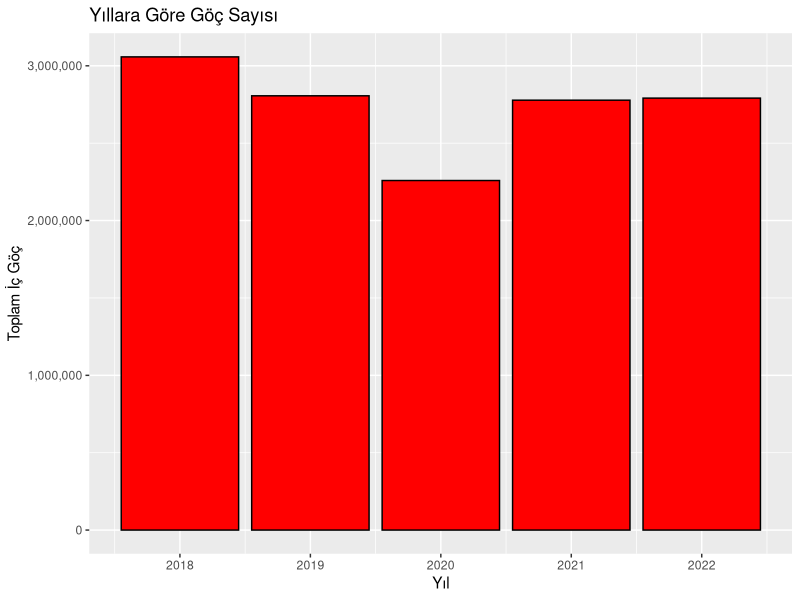
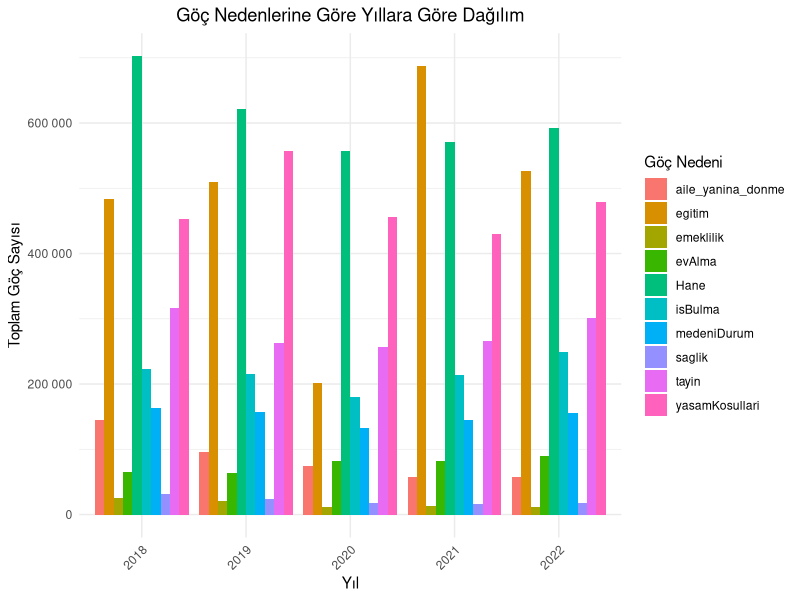
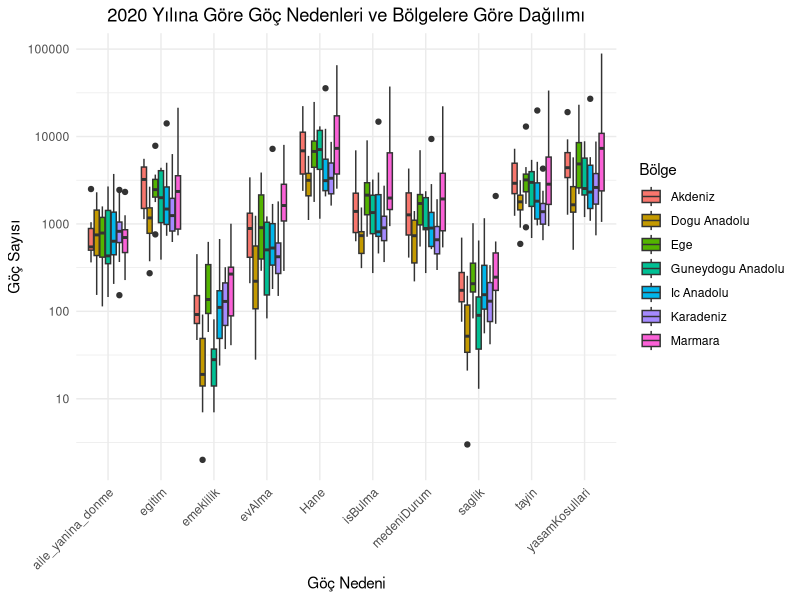
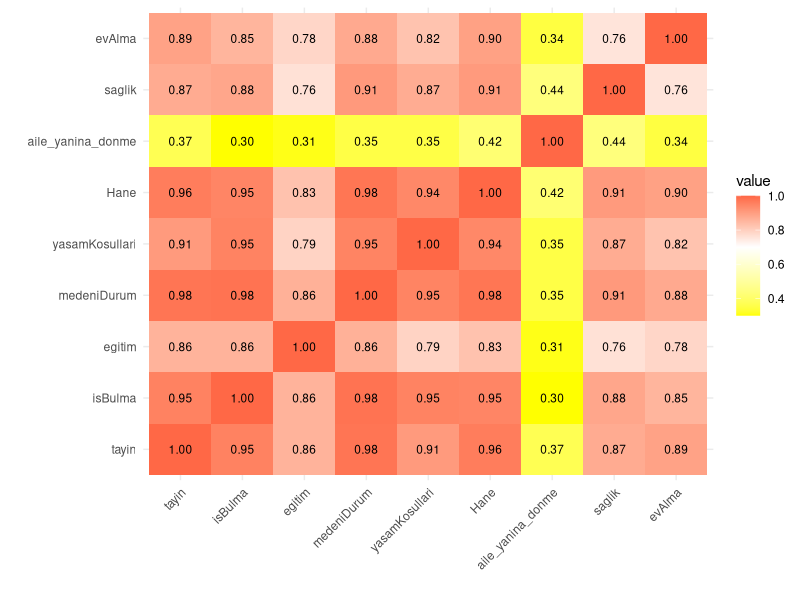
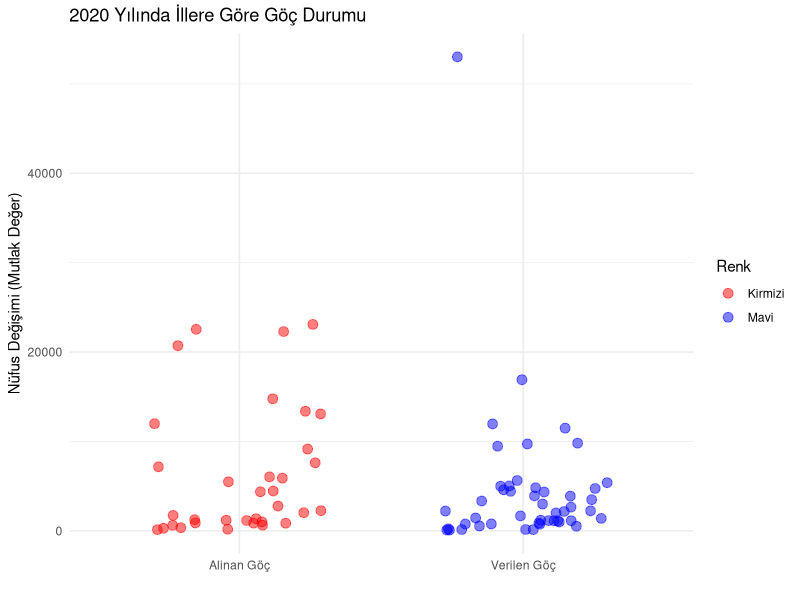
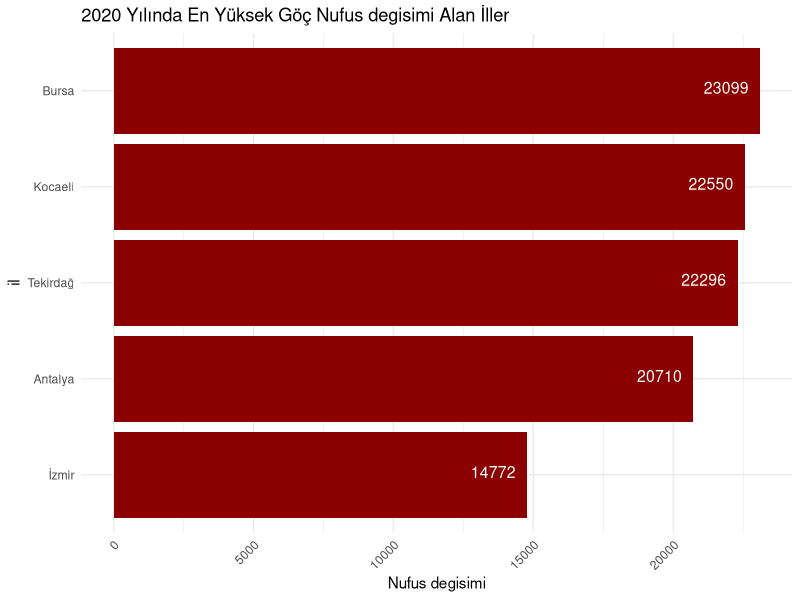
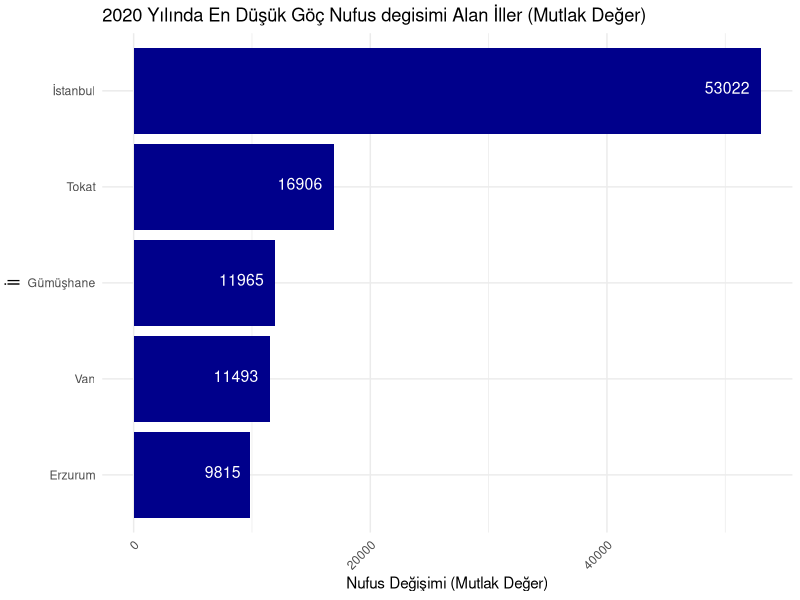

Recreate these plots in R, in order.
## ---- chunk 1
#| warning: false
#| code-summary: "Show the code"
#| code-fold: true
library(readxl)
library(ggplot2)
library(tidyverse)
library(dplyr)
library(knitr)
library(ggrepel)
library(reshape2)
library(gridExtra)
## ---- chunk 2
#| warning: false
#| code-summary: "Show the code"
#| code-fold: true
Sys.setlocale("LC_CTYPE", "turkish")
## ---- chunk 3
#| warning: false
#| code-summary: "Show the code"
#| code-fold: true
##exceldosyasını okuma
alinan_goc <- read_excel("goc_etme_nedenine_illerin_aldigi_goc.xlsx")
## ---- chunk 4
#| code-fold: true
#| code-summary: "Show the code"
##veri setinin ilk bir kaç satırını gösterme
head(alinan_goc)
## ---- chunk 5
#| code-fold: true
#| code-summary: "Show the code"
##alinan_goc veri çerçevesindeki veriyi daha "düzenli" bir formata dönüştürür ve new_tidy_data adında yeni bir veri seti oluşturur. Buradaki amaç, veriyi daha analiz edilebilir hale getirmek ve veri işleme sürecini kolaylaştırmaktır
##pivot_longer() fonksiyonu kullanılarak, veri çerçevesindeki sütunlar uzun formata dönüştürülür. Yani, her bir göç nedeni bir sütun yerine, il ve yil sütunları sabit kalacak şekilde, diğer sütunlar göç nedeni ve göç sayısı olacak şekilde yeniden yapılandırılır
##cols = -c(il, yil): il ve yil sütunları dışındaki tüm sütunlar işleme alınır names_to = "gocNedeni": Sütun adları, "gocNedeni" adında yeni bir sütuna dönüştürülür.
##mutate() fonksiyonu kullanılarak, "gocNedeni" sütunu karakter veri tipine dönüştürülür
##head() fonksiyonu kullanılarak, yeni oluşturulan new_tidy_data veri çerçevesinin ilk altı satırı ekrana yazdırılır

new_tidy_data <- alinan_goc %>%
  pivot_longer(cols = -c(il, yil), names_to = "gocNedeni", values_to = "gocSayisi") %>%
  mutate(gocNedeni = as.character(gocNedeni))
head(new_tidy_data)
## ---- chunk 6
#| code-fold: true
#| code-summary: "Show the code"
##veri setindeki sütun adlarını döndürür
colnames(new_tidy_data)

## ---- chunk 7
#| code-fold: true
#| code-summary: "Show the code"
##new_tidy_data veri setindeki her sütundaki eksik değerlerin sayısını hesaplama
colSums(is.na(new_tidy_data))
## ---- chunk 8
#| code-fold: true
#| code-summary: "Show the code"
##data setinin yapısını özetleme
str(new_tidy_data)
## ---- chunk 9
#| code-fold: true
#| code-summary: "Show the code"
##new_tidy_data veri setindeki tekrarlanan satırların sayısını hesaplar.
sum(duplicated(new_tidy_data))
## ---- chunk 10
#| code-fold: true
#| code-summary: "Show the code"
##new_tidy_data veri setindeki "gocSayisi" adlı sütunun özet istatistikleri hesaplanır
summary(new_tidy_data$gocSayisi)
## ---- chunk 11
#| code-fold: true
#| code-summary: "Show the code"
##new_tidy_data veri setindeki verileri gocSayisi sütununa göre sıralama ve ilk altı satırını ekrana yazdırma
new_tidy_data %>% arrange(gocSayisi) %>% head()
## ---- chunk 12
#| code-fold: true
#| code-summary: "Show the code"
##new_tidy_data veri setindeki verileri gocSayisi sütununa göre azalan sıraya göre sıralama ve ilk altı satırını ekrana yazdırma
new_tidy_data %>% arrange(desc(gocSayisi)) %>% head()
## ---- chunk 13
#| code-fold: true
#| code-summary: "Show the code"
## new_tidy_data veri setindeki veriler arasından gocSayisi sütunundaki en yüksek 10 değerigösterme
new_tidy_data %>% top_n(10, gocSayisi)
## ---- chunk 14
#| code-fold: true
#| code-summary: "Show the code"
library(ggplot2)

veri <- data.frame( Yil = c(2018,2019,2020,2021,2022),
                    Toplam_Ic_Goc = c(3057606,2806123,2258726,2777797,2791156))

ggplot(veri, aes( x = Yil, y = Toplam_Ic_Goc)) +
  geom_bar(stat = "identity" , fill = "red" , color = "black") +
  labs(title = "Yıllara Göre Göç Sayısı" , x = "Yıl" , y = "Toplam İç Göç") +
  scale_y_continuous(labels = scales::comma)
## ---- chunk 15
#| code-fold: true
#| code-summary: "Show the code"
##alinan_goc veri çerçevesindeki veriyi daha "düzenli" bir formata dönüştürür ve new_tidy_data adında yeni bir veri seti oluşturur. Buradaki amaç, veriyi daha analiz edilebilir hale getirmek ve veri işleme sürecini kolaylaştırmaktır
##pivot_longer() fonksiyonu kullanılarak, veri çerçevesindeki sütunlar uzun formata dönüştürülür. Yani, her bir göç nedeni bir sütun yerine, il ve yil sütunları sabit kalacak şekilde, diğer sütunlar göç nedeni ve göç sayısı olacak şekilde yeniden yapılandırılır
##cols = -c(il, yil): il ve yil sütunları dışındaki tüm sütunlar işleme alınır names_to = "gocNedeni": Sütun adları, "gocNedeni" adında yeni bir sütuna dönüştürülür.
##mutate() fonksiyonu kullanılarak, "gocNedeni" sütunu karakter veri tipine dönüştürülür
##head() fonksiyonu kullanılarak, yeni oluşturulan new_tidy_data veri çerçevesinin ilk altı satırı ekrana yazdırılır

new_tidy_data <- alinan_goc %>%
  pivot_longer(cols = -c(il, yil), names_to = "gocNedeni", values_to = "gocSayisi") %>%
  mutate(gocNedeni = as.character(gocNedeni))

## ---- chunk 16
#| code-fold: true
#| code-summary: "Show the code"
# Sys.setlocale("LC_CTYPE", "turkish")
# library(sf)
# library(ggplot2)
# library(dplyr)

#### 2. Shapefile Dosyasının Yüklenmesi:

# Shapefile dosyasının yolunu belirleme
# shapefile_path <- "C:/Users/goktu/Desktop/Migration/gadm36_TUR_shp/gadm41_TUR_1.shp"

# Shapefile dosyasını yükleme
# turkiye_sf <- st_read(shapefile_path)

#### 3. Verilerin Hazırlanması:

# Verilerin yüklenmesi
# nufus_degisim_verisi <- data.frame(
#   yil = c(2020, 2020, 2020, 2020, 2020, 2020, 2020, 2020, 2020, 2020, 2020, 2020, 2020, 2020, 2020, 2020, 2020, 2020, 2020, 2020, 2020, 2020, 2020, 2020, 2020, 2020, 2020, 2020, 2020, 2020, 2020, 2020, 2020, 2020, 2020, 2020, 2020, 2020, 2020, 2020, 2020, 2020, 2020, 2020, 2020, 2020, 2020, 2020, 2020, 2020, 2020, 2020, 2020, 2020, 2020, 2020, 2020, 2020, 2020, 2020, 2020, 2020, 2020, 2020, 2020, 2020, 2020, 2020, 2020, 2020, 2020, 2020, 2020, 2020, 2020, 2020, 2020, 2020, 2020, 2020, 2020),
#   il = c("Adana", "Adiyaman", "Afyonkarahisar", "Agri", "Amasya", "Ankara", "Antalya", "Artvin", "Aydin", "Balikesir", "Bilecik", "Bingol", "Bitlis", "Bolu", "Burdur", "Bursa", "Canakkale", "Cankiri", "Corum", "Denizli", "Diyarbakir", "Edirne", "Elazig", "Erzincan", "Erzurum", "Eskisehir", "Gaziantep", "Giresun", "Gumushane", "Hakkari", "Hatay", "Isparta", "Mersin", "Istanbul", "Izmir", "Kars", "Kastamonu", "Kayseri", "Kirklareli", "Kirsehir", "Kocaeli", "Konya", "Kutahya", "Malatya", "Manisa", "Kahramanmaras", "Mardin", "Mugla", "Mus", "Nevsehir", "Nigde", "Ordu", "Rize", "Sakarya", "Samsun", "Siirt", "Sinop", "Sivas", "Tekirdag", "Tokat", "Trabzon", "Tunceli", "Sanliurfa", "Usak", "Van", "Yozgat", "Zonguldak", "Aksaray", "Bayburt", "Karaman", "Kirikkale", "Batman", "Sirnak", "Bartin", "Ardahan", "Igdir", "Yalova", "Karabuk", "Kilis", "Osmaniye", "Duzce"),
#   nufus_degisim = c(1256, -773, -995, -9727, 894, 11997, 20710, -1443, 4459, 9154, -142, -1136, -2173, -1135, -2221, 23099, 2033, -2659, 621, 1164, -3891, -2012, -5637, -91, -9815, -157, 861, 286, -11965, -1194, 5895, -5026, 13083, -53022, 14772, -4742, -1151, 1733, 2256, -875, 22550, -4992, -3341, 869, 7170, 1360, 629, 13380, -4828, 351, -2239, 5492, -147, 6041, 7612, -3914, -778, -5395, 22296, -16906, -745, -520, -9474, -1672, -11493, -3495, -4350, -103, -3006, -230, -4424, 1005, -547, 144, -1130, 186, 4380, -4602, -1397, 2780, 1192)
# )

#### 4. İllerin Geometrik Merkezlerinin Bulunması:

# Shapefile ile veri çerçevesini birleştirme
# turkiye_veri <- turkiye_sf %>%
#   left_join(nufus_degisim_verisi, by = c("NAME_1" = "il"))

# NA değerlerini kaldırma
# turkiye_veri <- na.omit(turkiye_veri)

# Geometrik merkezlerin koordinatlarını çıkarma ve veri çerçevesine ekleme
# turkiye_centroids <- turkiye_veri %>%
#   st_centroid() %>%
#   st_as_sf()

# Geometrik merkezlerin koordinatlarını çıkarma
# turkiye_centroids_coords <- st_coordinates(turkiye_centroids)
# turkiye_centroids_df <- as.data.frame(turkiye_centroids_coords)
# turkiye_centroids_df$nufus_degisim <- turkiye_veri$nufus_degisim

#### 5. Haritanın Çizilmesi ve Noktaların Gösterilmesi:

# Haritanın oluşturulması
# ggplot(data = turkiye_sf) +
#   geom_sf() +  # Türkiye haritasını çizin
#   geom_point(data = turkiye_centroids_df, 
#              aes(x = X, y = Y, size = abs(nufus_degisim), color = nufus_degisim > 0), 
#              alpha = 0.7) +  # Noktaları ekleyin
#   scale_color_manual(values = c("TRUE" = "red", "FALSE" = "blue"), labels = c("TRUE" = "Göç Alan", "FALSE" = "Göç Veren")) +
#   theme_minimal() +
#   labs(title = "Türkiye Haritası",
#        subtitle = "İllerin Nüfus Değişimleri (2020)",
#        x = "Enlem", 
#        y = "Boylam",
#        size = "Nüfus Değişimi",
#        color = "Durum")
## ---- chunk 17
#| code-fold: true
#| code-summary: "Show the code"
# Veri setindeki göç nedenlerini yıllara göre topla
##group_by() fonksiyonu kullanılarak new_tidy_data veri setindeki "yil" ve "gocNedeni" sütunlarına göre gruplanır. Daha sonra summarise() fonksiyonu ile her yıl ve göç nedeni kombinasyonu için toplam göç sayısı hesaplanır.
summarized_data <- new_tidy_data %>%
  group_by(yil, gocNedeni) %>%
  summarise(total_gocSayisi = sum(gocSayisi), .groups = "drop")
# Bar plot oluştur
ggplot(summarized_data, aes(x = factor(yil), y = total_gocSayisi, fill = gocNedeni)) +
  geom_bar(stat = "identity", position = "dodge") +
  labs(title = "Göç Nedenlerine Göre Yıllara Göre Dağılım",
       x = "Yıl",
       y = "Toplam Göç Sayısı",
       fill = "Göç Nedeni") +
  theme_minimal() +
  theme(plot.title = element_text(hjust = 0.5),
        axis.text.x = element_text(angle = 45, hjust = 1)) +
  scale_y_continuous(labels = scales::number_format())
## ---- chunk 18
#| code-fold: true
#| code-summary: "Show the code"
##boxplot data görselleştirme
new_tidy_data <- new_tidy_data %>%
  mutate(bolge = case_when(
    il %in% c("Istanbul", "Bursa", "Kocaeli", "Tekirdag","Balikesir","Canakkale","Bilecik","Edirne","Kirklareli","Sakarya","Yalova") ~ "Marmara",
    il %in% c("Izmir", "Aydin", "Manisa","Afyonkarahisar","Denizli","Kutahya","Manisa","Mugla","Usak") ~ "Ege",
    il %in% c("Ankara", "Konya", "Eskisehir","Cankiri","Corum","Kayseri","Kirsehir
","Konya","Nevsehir","Nigde","Sivas","Yozgat","Aksaray","Karaman","Kirikkale") ~ "Ic Anadolu",
    il %in% c("Artvin", "Giresun", "Ordu","Rize","Sinop","Tokat","Trabzon","Zonguldak","Amasya","Bolu","Gumushane","Kastamonu","Samsun","Sinop","Bayburt
","Bartin","Karabuk","Duzce") ~ "Karadeniz",
    il %in% c("Adana", "Antalya","Burdur","Hatay","Isparta","Kahramanmaras","Osmaniye") ~ "Akdeniz",
    il %in% c("Adiyaman","Diyarbakir","Gaziantep","Mardin","Siirt","Sanliurfa","Batman","Sirnak","Kilis") ~ "Guneydogu Anadolu",
    il %in% c("Agri","Bingol","Bitlis","Elazig","Erzincan","Erzurum","Hakkari","Kars","Malatya","Muş","Tunceli","Van","Ardahan","Igdir") ~ "Dogu Anadolu",
   #TRUE ~ "Diger" # Diğer bölgelere dahil olan iller için bir kategori belirleyin
  ))
ggplot(new_tidy_data %>% filter(yil == 2020 , bolge != "Diger"), aes(x = gocNedeni, y = gocSayisi, fill = bolge)) +
  geom_boxplot() +
  labs(title = "2020 Yılına Göre Göç Nedenleri ve Bölgelere Göre Dağılımı",
       x = "Göç Nedeni",
       y = "Göç Sayısı",
       fill = "Bölge") +
  theme_minimal() +
  theme(plot.title = element_text(hjust = 0.5),
        axis.text.x = element_text(angle = 45, hjust = 1))+
 scale_y_continuous(trans = 'log10', labels = function(x) format(x, scientific = FALSE))  # Y eksenini logaritmik ölçekleme yaparak ayarla
## ---- chunk 19
#| code-fold: true
#| code-summary: "Show the code"
##cor() fonksiyonu kullanılarak alinan_goc veri setindeki belirli sütunlar arasındaki korelasyonlar hesaplanır.
# Korelasyon matrisini hesapla
##cor() fonksiyonu, alinan_goc veri setindeki 3. sütundan 11. sütuna kadar olan sütunlardaki değişkenler arasındaki korelasyonları hesaplar. use = "complete.obs" argümanı, eksik değerleri içeren gözlemleri hesaplama işleminden çıkarır.
correlation_matrix <- cor(alinan_goc[, c(3:11)], use = "complete.obs")
melted_corr_matrix <- melt(correlation_matrix)
##Daha sonra, melt() fonksiyonu kullanılarak korelasyon matrisi eritilir
##melted_corr_matrix <- melt(correlation_matrix) ggplot2 paketi kullanılarak korelasyon matrisi görselleştirilir. 
##geom_tile() fonksiyonu ile korelasyon matrisi, renkli kareler olarak gösterilir. geom_text() fonksiyonu ile her karenin içine korelasyon değerleri yazdırılır. 
##labs() fonksiyonu ile x ve y eksenlerine etiketler eklenir. guides() fonksiyonu ile renk gradyanı için bir renk skalası eklenebilir. Son olarak, theme() fonksiyonları ile grafik stili ayarlanır.
# Ve Korelasyon matrisini görselleştirilir
ggplot(melted_corr_matrix, aes(Var1, Var2, fill = value)) +
  geom_tile() + 
   geom_text(aes(label = sprintf("%.2f", value)), color = "black", size = 3) +
  labs(x = " ", y = " ") + 
  guides(color = guide_legend(title = "Değer")) + 
  scale_fill_gradient2(low = "yellow", high = "red", mid = "white", midpoint = 0.7) +
  theme_minimal() +
  theme(axis.text.x = element_text(angle = 45, hjust = 1))
## ---- chunk 20
#| code-fold: true
#| code-summary: "Show the code"
# Gerekli kütüphaneleri yükleyin
library(readxl)
library(ggplot2)
library(dplyr)

# Veri setini yükleyin
migration_data <- read_excel("migration_rate.xls")

# 2020 yılına ait verileri filtreleyin
data_2020 <- migration_data %>% filter(Yil == 2020)

# Negatif ve pozitif nüfus değişimlerini ayırın
data_2020 <- data_2020 %>%
  mutate(
    Goc_Turu = ifelse(`Nufus degisimi` < 0, "Verilen Göç", "Alinan Göç"),
    Renk = ifelse(`Nufus degisimi` < 0, "Mavi", "Kirmizi"),
    Abs_Degisim = abs(`Nufus degisimi`)
  )

# Jitter plot oluşturun
ggplot(data_2020, aes(x = Goc_Turu, y = Abs_Degisim, color = Renk)) +
  geom_jitter(width = 0.3, size = 3, alpha = 0.5) +
  scale_color_manual(values = c("Kirmizi" = "red", "Mavi" = "blue")) +
  labs(
    title = "2020 Yılında İllere Göre Göç Durumu",
    x = "",
    y = "Nüfus Değişimi (Mutlak Değer)"
  ) +
  theme_minimal()
## ---- chunk 21
#| code-fold: true
#| code-summary: "Show the code"
# Gerekli kütüphaneleri yükleyin
library(ggplot2)
library(dplyr)

# Veri setini yükleyin
migration_data <- read_excel("migration_rate.xls")

# 2020 yılına ait verileri filtreleyin ve en yüksek 5 değeri seçin
top_5_migration_2020 <- migration_data %>%
  filter(Yil == 2020) %>%
  arrange(desc(`Nufus degisimi`)) %>%
  head(5)

print(top_5_migration_2020)


## ---- chunk 22
#| code-fold: true
#| code-summary: "Show the code"
# Gerekli kütüphaneleri yükleyin
library(ggplot2)
library(dplyr)

# Veri setini yükleyin
migration_data <- read_excel("migration_rate.xls")

# 2020 yılına ait verileri filtreleyin ve en yüksek 5 değeri seçin
top_10_migration_2020 <- migration_data %>%
  filter(Yil == 2020) %>%
  arrange(desc(`Nufus degisimi`)) %>%
  head(5)

# Bar plot'u oluşturun ve her barın değerini sağa hizalayarak yazdırın
ggplot(top_5_migration_2020, aes(x = reorder(il, `Nufus degisimi`), y = `Nufus degisimi`)) +
  geom_bar(stat = "identity", fill = "darkred") +
  geom_text(aes(label = `Nufus degisimi`), hjust = 1.25, vjust = 0.25, size = 4, color = "white") +  # Her barın en altına değerleri sağa hizalayarak yazdır
  labs(title = "2020 Yılında En Yüksek Göç Nufus degisimi Alan İller",
       x = "il",
       y = "Nufus degisimi") +
  theme_minimal() +
  theme(axis.text.x = element_text(angle = 45, hjust = 1)) +
  coord_flip()


## ---- chunk 23
#| code-fold: true
#| code-summary: "Show the code"
# Gerekli kütüphaneleri yükleyin
library(readxl)
library(ggplot2)
library(dplyr)

# Veri setini yükleyin
migration_data <- read_excel("migration_rate.xls")

# 2020 yılına ait verileri filtreleyin ve en düşük 5 değeri seçin
bottom_5_migration_2020 <- migration_data %>%
  filter(Yil == 2020) %>%
  arrange(`Nufus degisimi`) %>%
  head(5)

print(bottom_5_migration_2020)

## ---- chunk 24
#| code-fold: true
#| code-summary: "Show the code"
# Gerekli kütüphaneleri yükleyin
library(ggplot2)
library(dplyr)

# Veri setini yükleyin
migration_data <- read_excel("migration_rate.xls")

# 2020 yılına ait verileri filtreleyin ve en düşük 5 değeri seçin
top_5_migration_2020 <- migration_data %>%
  filter(Yil == 2020) %>%
  arrange(`Nufus degisimi`) %>%
  head(5)

# Mutlak değerlerini alın ve yeni bir sütun ekleyin
top_5_migration_2020 <- top_5_migration_2020 %>%
  mutate(abs_nufus_degisim = abs(`Nufus degisimi`))

# Bar plot'u oluşturun ve her barın değerini sağa hizalayarak yazdırın
ggplot(top_5_migration_2020, aes(x = reorder(il, abs_nufus_degisim), y = abs_nufus_degisim)) +
  geom_bar(stat = "identity", fill = "darkblue") +
  geom_text(aes(label = abs_nufus_degisim), hjust = 1.25, vjust = 0.25, size = 4, color = "white") +  # Her barın en altına değerleri sağa hizalayarak yazdır
  labs(title = "2020 Yılında En Düşük Göç Nufus degisimi Alan İller (Mutlak Değer)",
       x = "İl",
       y = "Nufus Değişimi (Mutlak Değer)") +
  theme_minimal() +
  theme(axis.text.x = element_text(angle = 45, hjust = 1)) +
  coord_flip()

